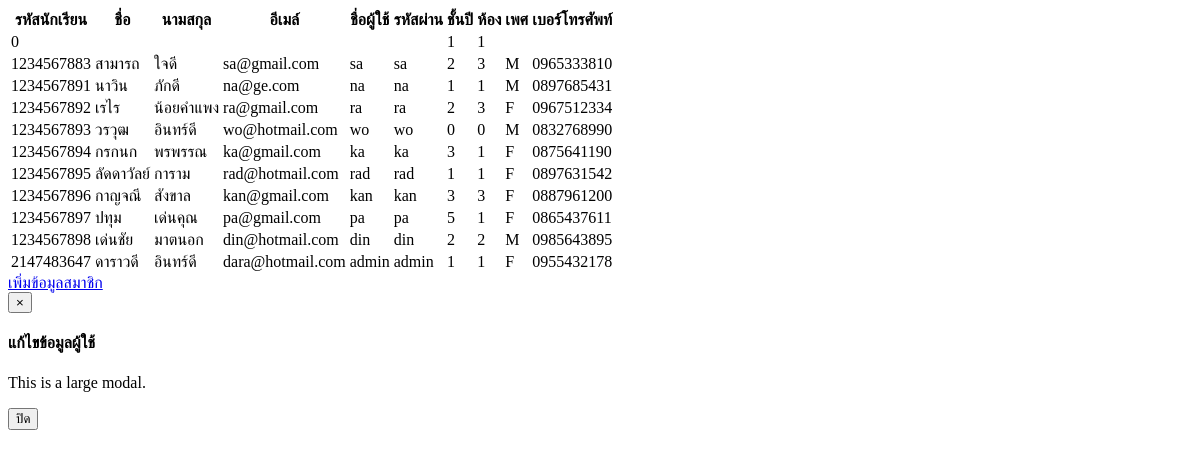
/manager_user.php, run on an earlier commit of the app's database.
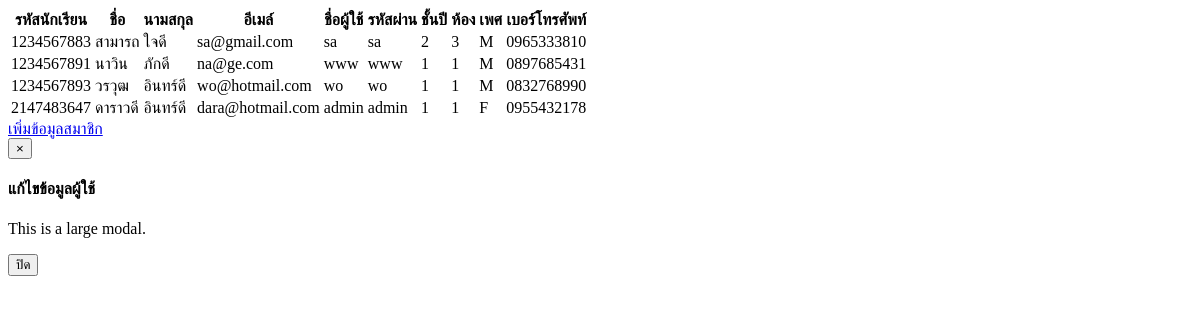
And on a later commit of the database.
### tables this page shows
CREATE TABLE `user_acount` (
  `sudent_id` int(10) NOT NULL,
  `fname` varchar(100) NOT NULL,
  `lname` varchar(100) NOT NULL,
  `email` varchar(50) NOT NULL,
  `class` int(2) NOT NULL,
  `sec` int(2) NOT NULL,
  `gender` varchar(1) NOT NULL,
  `username` varchar(20) NOT NULL,
  `password` varchar(20) NOT NULL,
  `telephone` varchar(11) NOT NULL,
  `user_type` int(11) NOT NULL DEFAULT '1'
);

### manager_user.php (the view, shortened to what this page needs)
<!DOCTYPE html>
<html>
<head>
	<?php
		require 'config_DB/DB_connect.php';
	?>
</head>
<body>
	<table class="table table-hover" id="table-user">
	  <tr>
	    <th >รหัสนักเรียน</th>
	    <th >ชื่อ</th>
	    <th >นามสกุล</th>
	    <th >อีเมล์</th>
	    <th >ชื่อผู้ใช้</th>
	    <th >รหัสผ่าน</th>
	    <th >ชั้นปี</th>
	    <th >ห้อง</th>
	    <th >เพศ</th>
	    <th >เบอร์โทรศัพท์</th>
	     <th ></th>
	  </tr>
	  <?php
	  	$sql="SELECT * FROM `user_acount`";
	  	$res=mysqli_query($connect, $sql);
	  	while ($row=mysqli_fetch_assoc($res)) {
	   ?>
	   	<tr>
	   		<td><?=$row['sudent_id'] ?></td>
	   		<td><?=$row['fname'] ?></td>
	   		<td><?=$row['lname'] ?></td>
	   		<td><?=$row['email'] ?></td>
	   		<td><?=$row['username'] ?></td>
	   		<td><?=$row['password'] ?></td>
	   		<td><?=$row['class'] ?></td>
	   		<td><?=$row['sec'] ?></td>
	   		<td><?=$row['gender'] ?></td>
	   		<td><?=$row['telephone'] ?></td>
	   		<td>
			</td>
	   	</tr>
	   <?php
	  	}
	   ?>
	</table>
	<a href="../from_register.php" class="btn btn-success">
		เพิ่มข้อมูลสมาชิก
	</a>
</body>
<div class="modal fade" id="edit_user_modal" role="dialog">
<div class="modal-dialog modal-lg">
  <div class="modal-content">
    <div class="modal-header">
      <button type="button" class="close" data-dismiss="modal">&times;</button>
      <h4 class="modal-title">แก้ไขข้อมูลผู้ใช้</h4>
    </div>
    <div class="modal-body">
      <p>This is a large modal.</p>
    </div>
    <div class="modal-footer">
      <button type="button" class="btn btn-default" data-dismiss="modal">ปิด</button>
    </div>
  </div>
</div>
</div>
</html>

What changed in the data, as far as the page shows it:
removed user_acount: sudent_id "0", class "1", sec "1"
removed user_acount: sudent_id "1234567892", fname "เรไร", lname "น้อยคำแพง", email "ra@gmail.com", username "ra", password "ra", class "2", sec "3", gender "F", telephone "0967512334"
removed user_acount: sudent_id "1234567894", fname "กรกนก", lname "พรพรรณ", email "ka@gmail.com", username "ka", password "ka", class "3", sec "1", gender "F", telephone "0875641190"
removed user_acount: sudent_id "1234567895", fname "ลัดดาวัลย์", lname "การาม", email "rad@hotmail.com", username "rad", password "rad", class "1", sec "1", gender "F", telephone "0897631542"
removed user_acount: sudent_id "1234567896", fname "กาญจณี", lname "สังขาล", email "kan@gmail.com", username "kan", password "kan", class "3", sec "3", gender "F", telephone "0887961200"
removed user_acount: sudent_id "1234567897", fname "ปทุม", lname "เด่นคุณ", email "pa@gmail.com", username "pa", password "pa", class "5", sec "1", gender "F", telephone "0865437611"
removed user_acount: sudent_id "1234567898", fname "เด่นชัย", lname "มาตนอก", email "din@hotmail.com", username "din", password "din", class "2", sec "2", gender "M", telephone "0985643895"
changed user_acount "นาวิน": username "na" → "www"; password "na" → "www"
changed user_acount "วรวุฒ": class "0" → "1"; sec "0" → "1"
